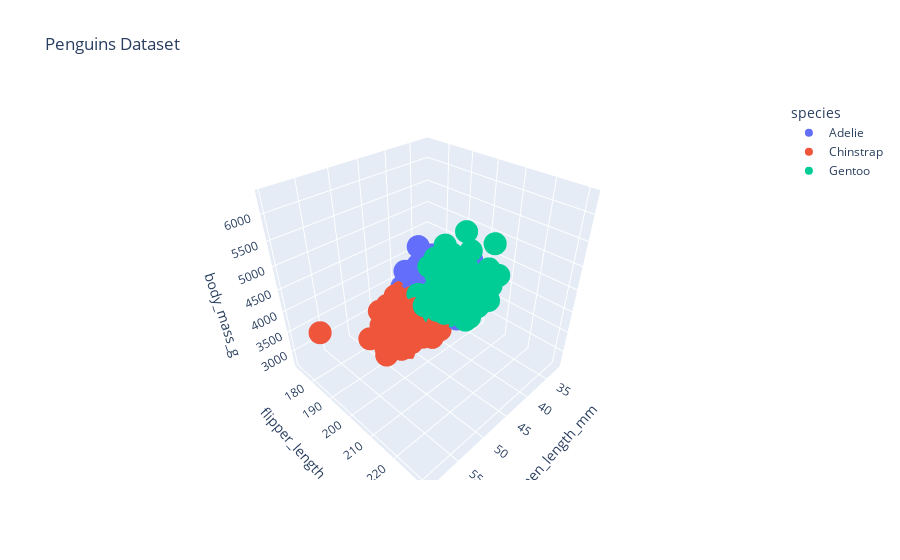

The notebook cell saved with this chart:
### Code cell
px.scatter_3d(penguins, x='culmen_length_mm', y='flipper_length_mm', z='body_mass_g', color='species', title='Penguins Dataset')
